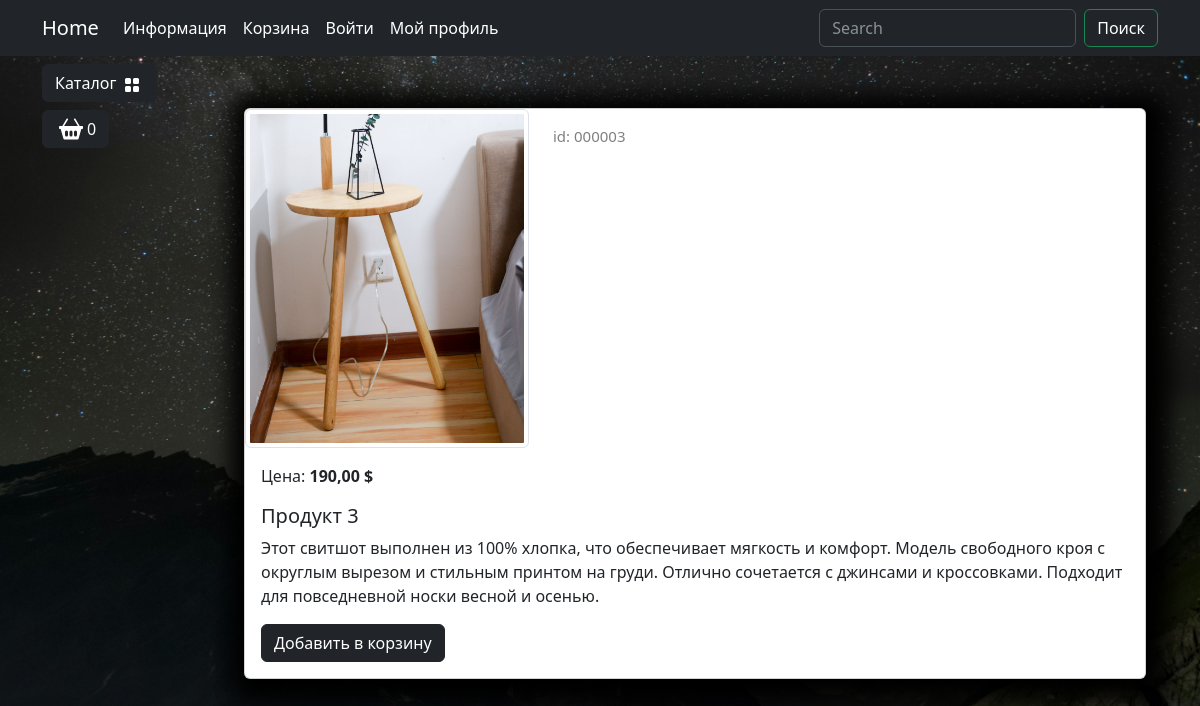
/catalog/product/produkt-3/, run on the app's committed database.
### goods/models.py (models this page shows, shortened)
class Products(models.Model):
    name = models.CharField(max_length=150, unique=True,
                            verbose_name='Название')
    slug = models.SlugField(max_length=200, unique=True,
                            blank=True, null=True, verbose_name='URL')
    description = models.TextField(
        blank=True, null=True, verbose_name='Описание')
    image = models.ImageField(upload_to='goods_images',
                              blank=True, null=True, verbose_name='Изображения')
    price = models.DecimalField(
        default=0.00, max_digits=7, decimal_places=2, verbose_name='Цена')
    discount = models.DecimalField(
        default=0.00, max_digits=4, decimal_places=2, verbose_name='Скидка в %')
    quantity = models.PositiveBigIntegerField(
        default=0, verbose_name='Количество')
    category = models.ForeignKey(
        to=Categories, on_delete=models.CASCADE, verbose_name='Категория')
    class Meta:
        db_table = 'product'
        verbose_name = 'Продукт'
        verbose_name_plural = 'Продукты'
        ordering = ("id",)
    def display_id(self):
        return f"{self.id:06}"
    def sell_price(self):
        if self.discount:
            return round(self.price - self.price*self.discount/100, 2)
        return self.price

### goods/views.py (the view)
# urls.py: path('product/<slug:product_slug>/', views.product, name="product"),
def product(request, product_slug):
    product = Products.objects.get(slug=product_slug)
    context = {
        'product': product
    }
    return render(request, 'goods/product.html', context=context)

### goods/templatetags/goods_tags.py (called while the page is built)
@register.simple_tag()
def tag_categories():
    return Categories.objects.all()

### goods/templates/goods/product.html (shortened to what this page needs)
{% extends "main/base.html" %}
{% load  static  %}
{% block content %}
                    <div class="container mt-5">
                        <div class="card mb-4 custom-shadow">
                            <div class="row">
                                <div class="col-md-4">
                                    <img src="{{product.image.url}}"
                                        class="img-thumbnail" data-bs-toggle="modal" data-bs-target="#imageModal1">
                                </div>
                                <div class="col-md-4 ">
                                    <p class="product_id mt-3">id: {{product.display_id}}</p>
                                </div>
                            </div>
                            <div class="card-body">
                                <p class="card-text">Цена: <strong>{{product.sell_price}} $</strong></p>
                                <h5 class="card-title">{{ product.name }}</h5>
                                <p class="card-text">{{ product.description }}</p>
                                <a href="#" class="btn btn-dark add-to-cart">Добавить в корзину</a>
                            </div>
                        </div>
                    </div>
{% endblock  %}

### static/deps/css/my_css.css (style rules this page uses)
body { background-image: url("../images/bg-image.jpg"); background-repeat: no-repeat; background-attachment: fixed; background-position: center center; background-size: cover; height: 100%; }
.custom-shadow { box-shadow: 5px 5px 25px 19px #000000; }
.product_id { color: gray; font-size: 15px; }

### data on the page
Products: image (picture), display_id "000003", sell_price "190,00", name "Продукт 3", description "Этот свитшот выполнен из 100% хлопка, что обеспечивает мягкость и комфорт. Модель свободного кроя с округлым вырезом и стильным принтом на груди. Отлично сочетается с джинсами и кроссовками. Подходит для повседневной носки весной и осенью."
